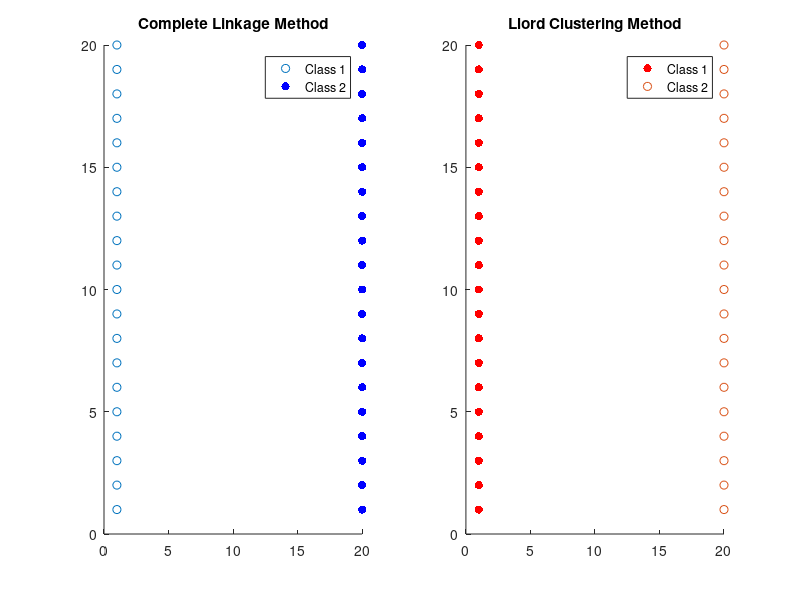

Reproduce this figure in MATLAB.
x=zeros(40,1);
for i = 1 :1: 40
    if i <= 20
        x(i, 1) = 1;
    else
        x(i, 1) = 20;
    end
end
y = zeros( 40, 1);
for i = 1 :1: 40
    if i <= 20
        y(i, 1) = i;
    else
        y(i, 1) =i - 20;
    end
end

subplot(1,2,1);
scatter(x(1:20, 1), y(1:20,1), 'r*');
hold on
scatter(x(21:40, 1), y(21:40,1), 'b', 'filled');
legend('Class 1','Class 2');
title('Complete Linkage Method');


subplot(1,2,2);
scatter(x(1:20, 1), y(1:20,1), 'r', 'filled');
hold on
scatter(x(21:40, 1), y(21:40,1), 'b*');
legend('Class 1','Class 2');
title('Llord Clustering Method');
